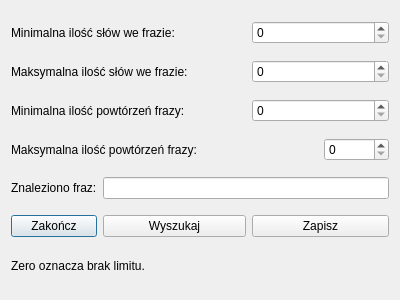
<?xml version="1.0" encoding="UTF-8"?>
<ui version="4.0">
 <class>GlossaryExtractorDialog</class>
 <widget class="QDialog" name="GlossaryExtractorDialog">
  <property name="geometry">
   <rect>
    <x>0</x>
    <y>0</y>
    <width>400</width>
    <height>300</height>
   </rect>
  </property>
  <property name="windowTitle">
   <string>Dialog</string>
  </property>
  <layout class="QGridLayout" name="gridLayout">
   <item row="0" column="0" colspan="2">
    <widget class="QLabel" name="label">
     <property name="text">
      <string>Minimalna ilość słów we frazie:</string>
     </property>
    </widget>
   </item>
   <item row="0" column="3" colspan="2">
    <widget class="QSpinBox" name="_minWordCount"/>
   </item>
   <item row="1" column="0" colspan="3">
    <widget class="QLabel" name="label_2">
     <property name="text">
      <string>Maksymalna ilość słów we frazie:</string>
     </property>
    </widget>
   </item>
   <item row="1" column="3" colspan="2">
    <widget class="QSpinBox" name="_maxWordCount"/>
   </item>
   <item row="2" column="0" colspan="3">
    <widget class="QLabel" name="label_3">
     <property name="text">
      <string>Minimalna ilość powtórzeń frazy:</string>
     </property>
    </widget>
   </item>
   <item row="2" column="3" colspan="2">
    <widget class="QSpinBox" name="_minOccurence"/>
   </item>
   <item row="3" column="0" colspan="4">
    <widget class="QLabel" name="label_4">
     <property name="text">
      <string>Maksymalna ilość powtórzeń frazy:</string>
     </property>
    </widget>
   </item>
   <item row="3" column="4">
    <widget class="QSpinBox" name="_maxOccurence"/>
   </item>
   <item row="4" column="0">
    <widget class="QLabel" name="label_5">
     <property name="text">
      <string>Znaleziono fraz:</string>
     </property>
    </widget>
   </item>
   <item row="4" column="1" colspan="4">
    <widget class="QLineEdit" name="_foundCount"/>
   </item>
   <item row="5" column="0">
    <widget class="QPushButton" name="_close">
     <property name="text">
      <string>Zakończ</string>
     </property>
    </widget>
   </item>
   <item row="5" column="1" colspan="2">
    <widget class="QPushButton" name="_find">
     <property name="text">
      <string>Wyszukaj</string>
     </property>
    </widget>
   </item>
   <item row="5" column="3" colspan="2">
    <widget class="QPushButton" name="_save">
     <property name="text">
      <string>Zapisz</string>
     </property>
    </widget>
   </item>
   <item row="6" column="0" colspan="2">
    <widget class="QLabel" name="label_6">
     <property name="sizePolicy">
      <sizepolicy hsizetype="Minimum" vsizetype="Minimum">
       <horstretch>0</horstretch>
       <verstretch>0</verstretch>
      </sizepolicy>
     </property>
     <property name="maximumSize">
      <size>
       <width>200</width>
       <height>25</height>
      </size>
     </property>
     <property name="text">
      <string>Zero oznacza brak limitu.</string>
     </property>
    </widget>
   </item>
  </layout>
 </widget>
 <resources/>
 <connections/>
</ui>
